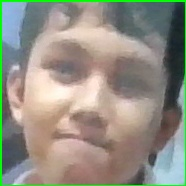
#> input picture dataset/Marc Niez/snap_1.jpg, 186 x 186 px, given in place of the camera
$ python train_face_recognition_model.py
#> lines starting #> are read from the running program, lines starting #| are printed output that depends on the picture; after the words box and inside, x2 and y2 are one past the last pixel; in counts of white or black regions, pixels touching at a corner belong together
import os
import cv2
import sqlite3
import numpy as np
import pickle
import time

# Connect to SQLite
conn = sqlite3.connect("dataset.db")
cursor = conn.cursor()

# Create a table to store face embeddings if it doesn't exist
cursor.execute("""
CREATE TABLE IF NOT EXISTS faces (
    id INTEGER PRIMARY KEY AUTOINCREMENT,
    name TEXT NOT NULL,
    embedding BLOB NOT NULL
)
""")
conn.commit()

# Load OpenCV's pre-trained Haar Cascade for face detection
face_cascade = cv2.CascadeClassifier(cv2.data.haarcascades + 'haarcascade_frontalface_default.xml')

while True:
    # Get user name for this set of snaps
    name = input("Enter your name: ").strip()
#> the answer given: dataset/Marc Niez/snap_1.jpg

    # Create a folder for this person to store their face images
    data_folder = "dataset"
    person_folder = os.path.join(data_folder, name)
    if not os.path.exists(person_folder):
        os.makedirs(person_folder)

    false_positives = 0
    true_negatives = 0
    total_frames = 0

    cap = cv2.VideoCapture(0, cv2.CAP_DSHOW)
    snap_count = 0
    embeddings = []

    print("📸 Get ready for 5 face snaps... Press 's' to take a snap. Press 'q' to quit.")

    while snap_count < 5:
        # Start time for processing the frame
        start_time = time.time()

        ret, frame = cap.read()
#> frame is the input picture: shape (186, 186, 3); mean B, G, R 131.8, 144.1, 146.5
        if not ret:
            print("⚠️ Failed to grab frame. Try again.")
            continue

        gray = cv2.cvtColor(frame, cv2.COLOR_BGR2GRAY)  # Convert the frame to grayscale
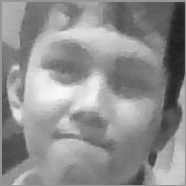
#> gray: shape (186, 186); min 31, max 250, mean 143.4
        faces = face_cascade.detectMultiScale(gray, scaleFactor=1.1, minNeighbors=5, minSize=(100, 100))
#> faces = [[11, 14, 162, 162]]

        # Debugging: Print how many faces were detected
        print(f"Faces detected: {len(faces)}")
#| Faces detected: 1
        # Measure False Positives and True Negatives
        if len(faces) == 0:
            true_negatives += 1  # Correctly identified no faces
        else:
            false_positives += 1  # Incorrectly detected faces

        if len(faces) > 0:
            for (x, y, w, h) in faces:
                aspect_ratio = w / float(h)
                if 0.8 < aspect_ratio < 1.2:  # Allow a slight variation in aspect ratio
                    cv2.rectangle(frame, (x, y), (x + w, y + h), (0, 255, 0), 2)
                    cv2.putText(frame, "Face detected! Press 's'", (x, y - 10), cv2.FONT_HERSHEY_SIMPLEX, 0.6, (0, 255, 0), 2)
                else:
                    cv2.putText(frame, "Possible eye detected", (x, y - 10), cv2.FONT_HERSHEY_SIMPLEX, 0.6, (0, 0, 255), 2)
#> this loop made 1 pass
#> (x, y, w, h, aspect_ratio) on pass 1: (11, 14, 162, 162, 1)
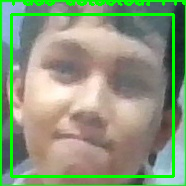
#> frame: shape (186, 186, 3); 7% of pixels changed, all inside (x1, y1, x2, y2) = (10, 0, 186, 178)
        else:
            cv2.putText(frame, "No face detected", (30, 30), cv2.FONT_HERSHEY_SIMPLEX, 0.7, (0, 0, 255), 2)

        cv2.imshow("Snap Face - Press 's'", frame)
        key = cv2.waitKey(1)
#> (key q is pressed here)

        if key == ord('s') and len(faces) > 0:
            try:
                # Extract the region of the first face detected
                (x, y, w, h) = faces[0]
                face = frame[y:y + h, x:x + w]

                # Display the face crop for debugging
                cv2.imshow("Captured Face", face)
                cv2.waitKey(1)

                gray_face = cv2.cvtColor(face, cv2.COLOR_BGR2GRAY)
                orb = cv2.ORB_create()
                keypoints, descriptors = orb.detectAndCompute(gray_face, None)

                if descriptors is not None and len(keypoints) > 0:
                    # Simple averaging of descriptors as embedding
                    embedding = np.mean(descriptors, axis=0)

                    # Save the face image in the corresponding folder for this person
                    image_filename = os.path.join(person_folder, f"snap_{snap_count + 1}.jpg")
                    cv2.imwrite(image_filename, face)  # Save the face as an image file
                    print(f"Face image saved as: {image_filename}")

                    # Add the embedding to the list of embeddings
                    embeddings.append(embedding)
                    snap_count += 1
                    print(f"✅ Snap {snap_count}/5 captured.")
                else:
                    print("⚠️ Not enough keypoints detected for face embedding. Try again.")
            except Exception as e:
                print(f"⚠️ Face representation failed. Try again. Error: {e}")

        elif key == ord('q'):
            print("❌ Exiting.")
            break

        # Calculate Processing Speed
        end_time = time.time()
        processing_speed = (end_time - start_time) * 1000  # Convert to milliseconds
        print(f"Processing Speed: {processing_speed:.2f} ms per frame")

    cap.release()
    cv2.destroyAllWindows()

    # Store embeddings in the database after 5 snaps
    if snap_count == 5:
        for embedding in embeddings:
            cursor.execute("INSERT INTO faces (name, embedding) VALUES (?, ?)", (name, pickle.dumps(embedding)))
        conn.commit()
        print("✅ All 5 face snaps saved and embeddings stored in the database.")
    else:
        print(f"⚠️ Only {snap_count} face(s) saved.")

    # Calculate False Positive Rate (FPR) after all frames
    total_negatives = false_positives + true_negatives
    if total_negatives > 0:
        false_positive_rate = false_positives / total_negatives
        print(f"False Positive Rate: {false_positive_rate:.2f}")
    else:
        print("Not enough data to calculate FPR.")

    # Ask the user if they want to continue or quit
    continue_input = input("Do you want to add another person? (y/n): ").strip().lower()
#> the answer given: n
    if continue_input != 'y':
        break

conn.close()

$ run again, on dataset/Marc Niez/snap_3.jpg
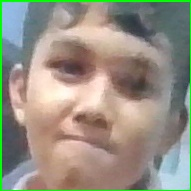
#> input picture dataset/Marc Niez/snap_3.jpg, 191 x 191 px, given in place of the camera
#> frame is the input picture: shape (191, 191, 3); mean B, G, R 132.2, 145.5, 150.9
#> `gray = cv2.cvtColor(frame, cv2.COLOR_BGR2GRAY)`:
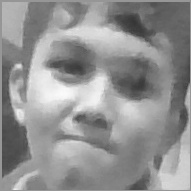
#> gray: shape (191, 191); min 53, max 251, mean 145.6
#> faces = [[12, 12, 167, 167]]
#| Faces detected: 1
#> the loop `for (x, y, w, h) in faces:` made 1 pass
#> (x, y, w, h, aspect_ratio) on pass 1: (12, 12, 167, 167, 1)
#> after the loop `for (x, y, w, h) in faces:`:
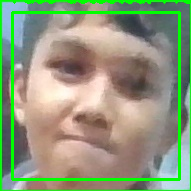
#> frame: shape (191, 191, 3); 6.42% of pixels changed, all inside (x1, y1, x2, y2) = (11, 0, 191, 181)
